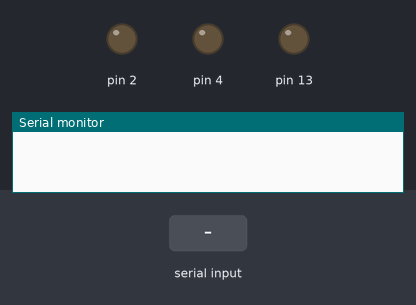
Recording of a sketch running on a simulated Arduino Uno, built with avr-gcc and run on an emulated ATmega328P. Parts: output pins drawn as LEDs (lit = HIGH), the last lines printed to the serial monitor. The inputs (shaded band) are chosen by the test bench.

Above: at 1.2 s.
1.3 s: "1000\n" received over Serial
At 2.3 s:
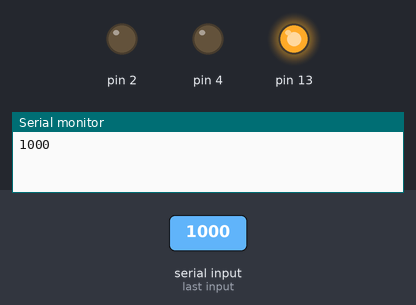
2.8 s: "2222\n" received over Serial
At 3.4 s:
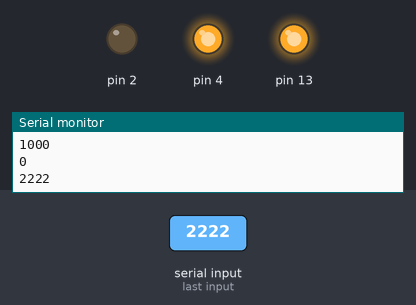
4.3 s: "1111\n" received over Serial
At 5.5 s:
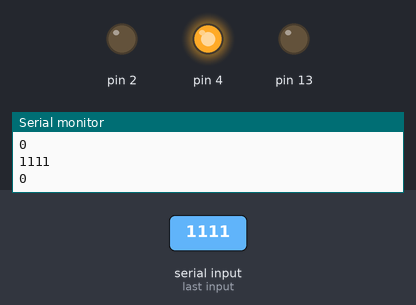
5.8 s: "3333\n" received over Serial
At 6.9 s:
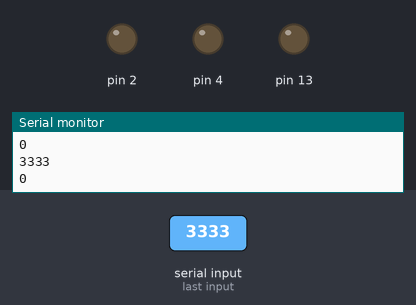
Timing chart, 0 to 8.3 s (numbered marks = the images above; inputs shaded):
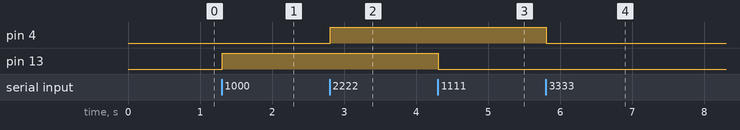

The sketch:

arduino.ino
```cpp
void setup() {
  pinMode(13, OUTPUT);
  pinMode(4, OUTPUT);
  pinMode(2,OUTPUT);
  Serial.begin(9600);
}

void loop() {
  if (Serial.available()) {
    int command = Serial.parseInt();
    Serial.println(command);
    if (command == 1000) {
      digitalWrite(13, HIGH);  // Turn LED 1 on
    } else if (command == 1111) {
      digitalWrite(13, LOW);   // Turn LED 1 off
    } else if (command == 2222) {
      digitalWrite(4, HIGH);  // Turn LED 2 on
    } else if (command == 3333) {
      digitalWrite(4, LOW);   // Turn LED 2 off
    }
  }
}
```

Measured:
- after the input at 1.3 s, pin 13: LOW → HIGH at once
- after the input at 2.8 s, pin 4: LOW → HIGH at once
- after the input at 4.3 s, pin 13: HIGH → LOW at once
- after the input at 5.8 s, pin 4: HIGH → LOW at once
